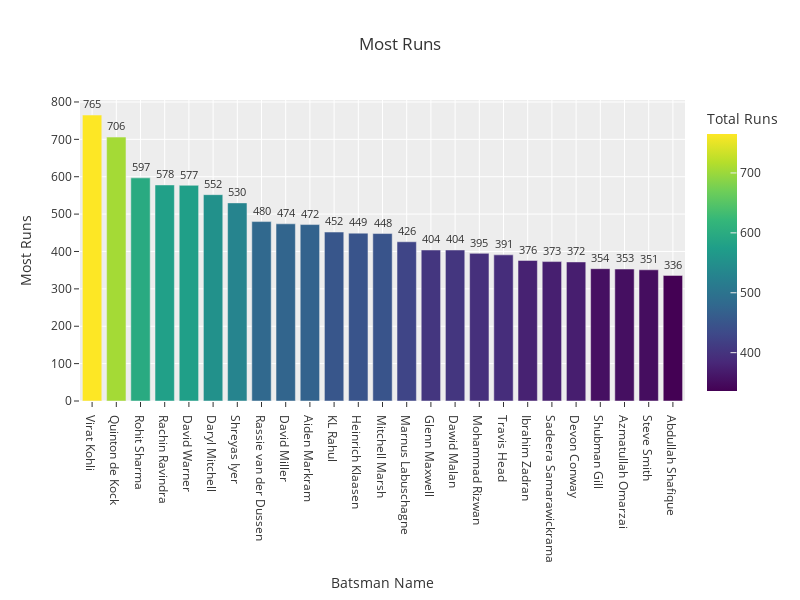

This figure's notebook cell:
### Code cell
most_run_25 = most_run.head(25)

fig = px.bar(most_run_25, x='Batsman_Name', y='Runs', title='Most Runs',

             labels={'Runs': 'Total Runs', 'Batsman_Name': 'Batsman_Name'}, color='Runs', color_continuous_scale='viridis',)

fig.update_layout(xaxis_title='Batsman Name',
                  yaxis_title='Most Runs', height=600, width=800)
fig.update_layout(template='ggplot2')
fig.update_traces(texttemplate="%{y}", textposition="outside")
fig.show()

### Figure 1 — Plotly figure (JSON) as saved in the notebook; plotly's stock layout.template omitted (floating-point values rounded to 4 significant figures)
{"data": [{"alignmentgroup": "True", "hovertemplate": "Batsman_Name=%{x}<br>Total Runs=%{marker.color}<extra></extra>", "legendgroup": "", "marker": {"color": [765, 706, 597, 578, 577, 552, 530, 480, 474, 472, 452, 449, 448, 426, 404, 404, 395, 391, 376, 373, 372, 354, 353, 351, 336], "coloraxis": "coloraxis", "pattern": {"shape": ""}}, "name": "", "offsetgroup": "", "orientation": "v", "showlegend": false, "textposition": "outside", "texttemplate": "%{y}", "type": "bar", "x": ["Virat Kohli", "Quinton de Kock", "Rohit Sharma", "Rachin Ravindra", "David Warner", "Daryl Mitchell", "Shreyas Iyer", "Rassie van der Dussen", "David Miller", "Aiden Markram", "KL Rahul", "Heinrich Klaasen", "Mitchell Marsh", "Marnus Labuschagne", "Glenn Maxwell", "Dawid Malan", "Mohammad Rizwan", "Travis Head", "Ibrahim Zadran", "Sadeera Samarawickrama", "Devon Conway", "Shubman Gill", "Azmatullah Omarzai", "Steve Smith", "Abdullah Shafique"], "xaxis": "x", "y": [765, 706, 597, 578, 577, 552, 530, 480, 474, 472, 452, 449, 448, 426, 404, 404, 395, 391, 376, 373, 372, 354, 353, 351, 336], "yaxis": "y"}], "layout": {"barmode": "relative", "coloraxis": {"colorbar": {"title": {"text": "Total Runs"}}, "colorscale": [[0, "#440154"], [0.1111, "#482878"], [0.2222, "#3e4989"], [0.3333, "#31688e"], [0.4444, "#26828e"], [0.5556, "#1f9e89"], [0.6667, "#35b779"], [0.7778, "#6ece58"], [0.8889, "#b5de2b"], [1, "#fde725"]]}, "height": 600, "legend": {"tracegroupgap": 0}, "title": {"text": "Most Runs"}, "width": 800, "xaxis": {"anchor": "y", "domain": [0, 1], "title": {"text": "Batsman Name"}}, "yaxis": {"anchor": "x", "domain": [0, 1], "title": {"text": "Most Runs"}}}}
